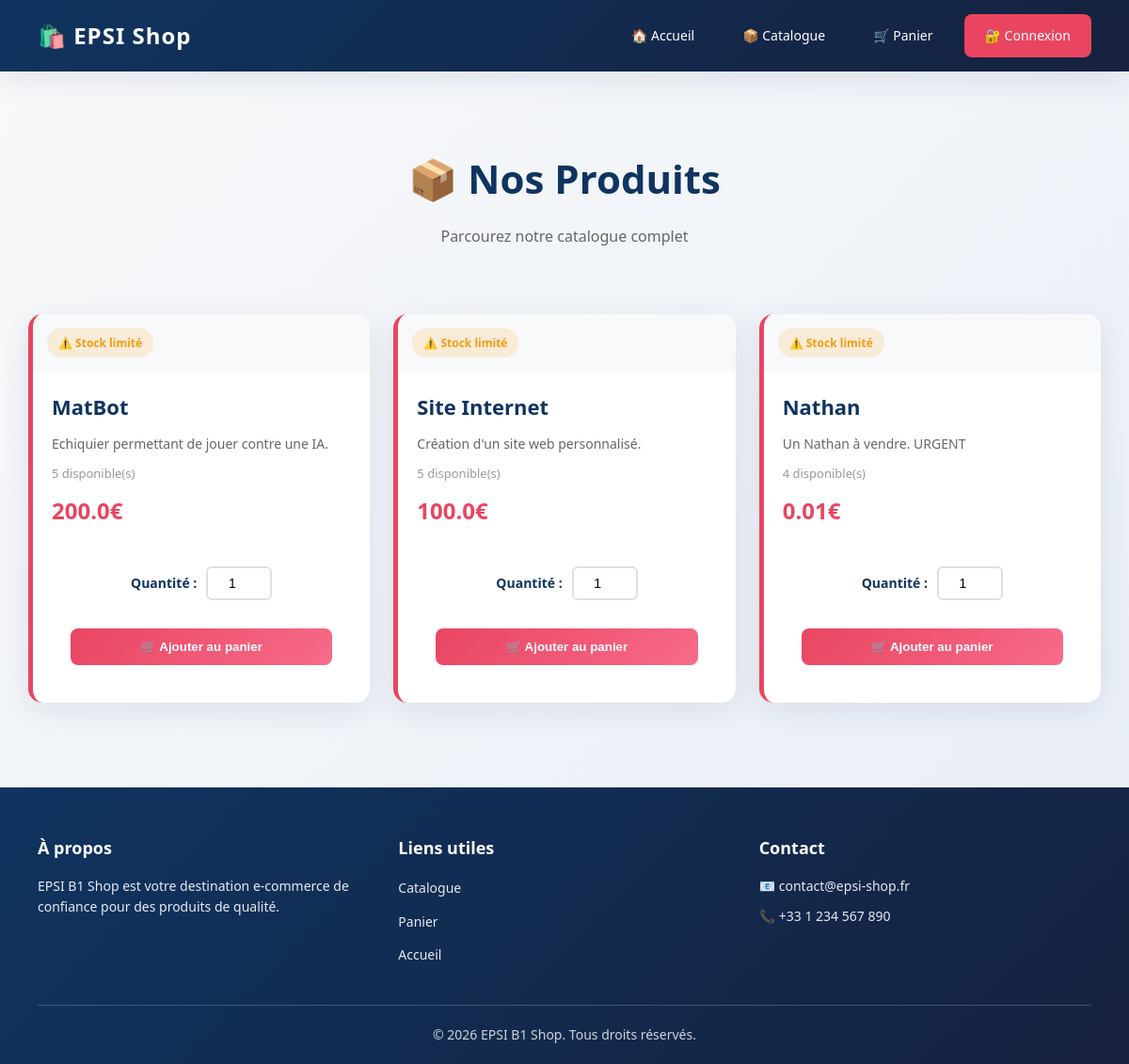
The app's page /catalogue, older data.
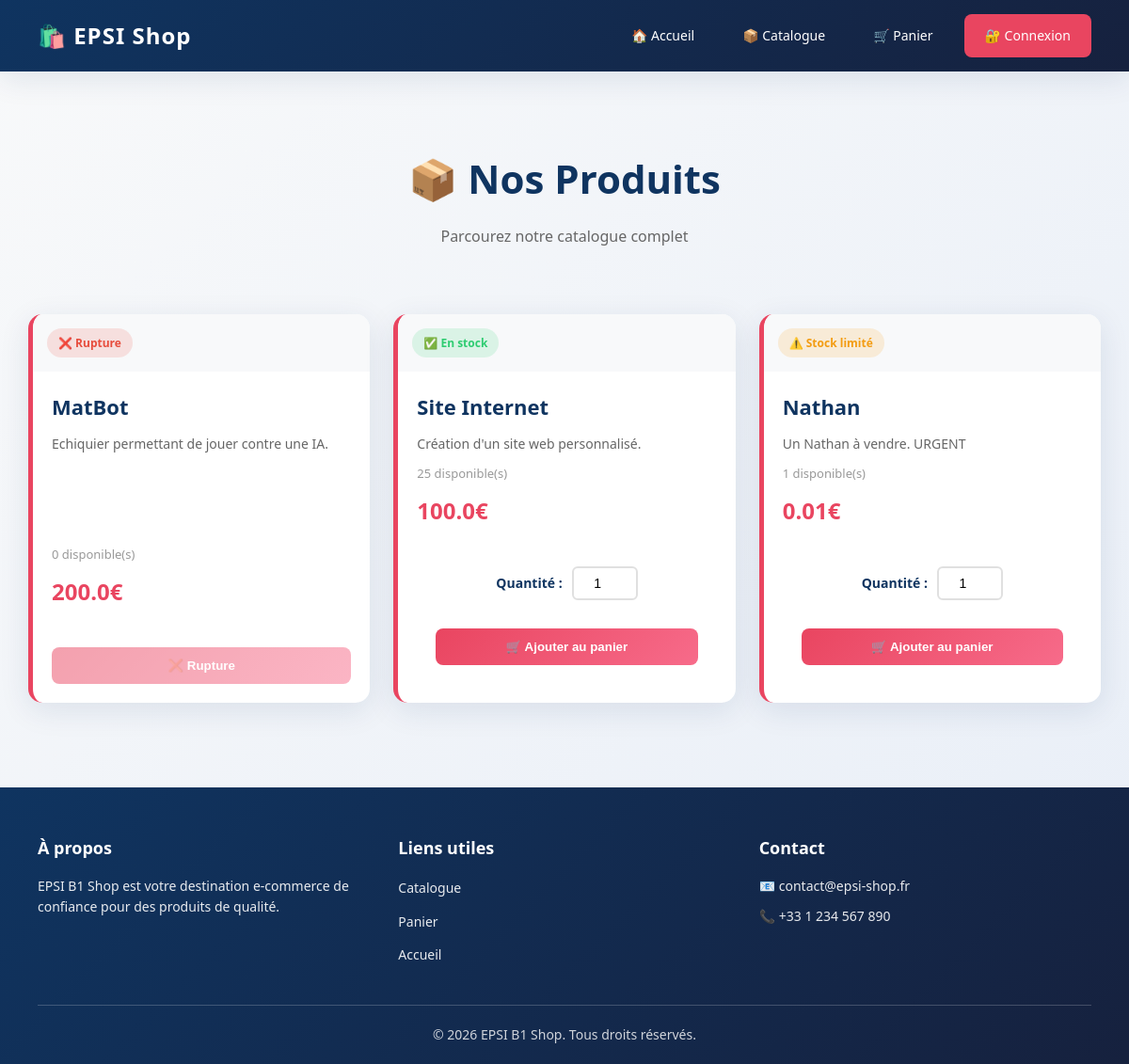
The same page, newer data.
### tables this page shows
CREATE TABLE produits (
                id INTEGER PRIMARY KEY AUTOINCREMENT,
                nom TEXT NOT NULL,
                prix REAL NOT NULL,
                description TEXT,
                categorie TEXT,
                stock INTEGER DEFAULT 10
            );

### app.py (the view)
@app.route('/catalogue')
def catalogue():
    produits = db.get_produits()
    return render_template('catalogue.html', produits=produits)

### database.py (called while the page is built)
    def get_connexion(self):
        conn = sqlite3.connect(self.dbname, timeout=10)
        conn.row_factory = sqlite3.Row
        conn.execute('PRAGMA journal_mode=WAL')
        return conn

    def get_produits(self):
        conn = self.get_connexion()
        try:
            produits = conn.execute('SELECT * FROM produits').fetchall()
        finally:
            conn.close()
        return produits

### templates/catalogue.html
{% extends 'base.html' %}
{% block content %}
<div class="page-header">
    <h1>📦 Nos Produits</h1>
    <p>Parcourez notre catalogue complet</p>
</div>
<div class="products-grid">
    {% for p in produits %}
    <div class="produit-card">
        <a href="/produit/{{ p.id }}" class="product-link">
            <div class="produit-header">
                <span class="stock-badge {% if p.stock > 10 %}in-stock{% elif p.stock > 0 %}low-stock{% else %}out-stock{% endif %}">
                    {% if p.stock > 10 %}
                        ✅ En stock
                    {% elif p.stock > 0 %}
                        ⚠️ Stock limité
                    {% else %}
                        ❌ Rupture
                    {% endif %}
                </span>
            </div>
            <h3>{{ p.nom }}</h3>
            <p class="product-description">{{ p.description }}</p>
            <div class="product-info">
                <span class="stock-info">{{ p.stock }} disponible(s)</span>
            </div>
            <p class="product-price">{{ p.prix }}€</p>
        </a>
        {% if p.stock > 0 %}
        <form method="POST" action="/ajouter_au_panier/{{ p.id }}" class="add-to-cart-form">
            <div class="quantity-selector">
                <label for="qty_{{ p.id }}">Quantité :</label>
                <input type="number" id="qty_{{ p.id }}" name="quantite" min="1" max="{{ p.stock }}" value="1" required>
            </div>
            <button type="submit" class="btn-add-cart">🛒 Ajouter au panier</button>
        </form>
        {% else %}
        <button class="btn-add-cart" disabled>❌ Rupture</button>
        {% endif %}
    </div>
    {% endfor %}
</div>
{% endblock %}

### templates/base.html (shortened to what this page needs)
<!DOCTYPE html>
<html lang="fr">
<head>
    <link rel="stylesheet" href="{{ url_for('static', filename='style.css') }}">
</head>
<body>
    <nav class="navbar">
        <div class="nav-container">
            <div class="nav-brand">
                <a href="/" class="logo">🛍️ EPSI Shop</a>
            </div>
            <div class="nav-menu" id="navMenu">
                <a href="/" class="nav-link">🏠 Accueil</a>
                <a href="/catalogue" class="nav-link">📦 Catalogue</a>
                <a href="/panier" class="nav-link">🛒 Panier</a>
                {% if session.get('user_id') %}
                    <a href="{{ url_for('mes_commandes') }}" class="nav-link">📋 Mes Commandes</a>
                    <a href="{{ url_for('compte') }}" class="nav-link">⚙️ Mon Compte</a>
                    {% if session.get('user_role') == 'admin' %}
                        <a href="{{ url_for('admin') }}" class="nav-link admin-link">🔧 Admin</a>
                    {% endif %}
                    <a href="{{ url_for('deconnexion') }}" class="nav-link logout-link">🚪 Déconnexion</a>
                {% else %}
                    <a href="{{ url_for('login') }}" class="nav-link login-link">🔐 Connexion</a>
                {% endif %}
            </div>
        </div>
    </nav>
    <main class="main-container">
        {% block content %}{% endblock %}
    </main>
    <footer class="footer">
        <div class="footer-content">
            <div class="footer-section">
                <h3>À propos</h3>
                <p>EPSI B1 Shop est votre destination e-commerce de confiance pour des produits de qualité.</p>
            </div>
            <div class="footer-section">
                <h3>Liens utiles</h3>
                <ul>
                    <li><a href="/catalogue">Catalogue</a></li>
                    <li><a href="/panier">Panier</a></li>
                    <li><a href="/">Accueil</a></li>
                </ul>
            </div>
            <div class="footer-section">
                <h3>Contact</h3>
                <p>📧 contact@epsi-shop.fr</p>
                <p>📞 +33 1 234 567 890</p>
            </div>
        </div>
        <div class="footer-bottom">
            <p>&copy; 2026 EPSI B1 Shop. Tous droits réservés.</p>
        </div>
    </footer>
</body>
</html>

Row changes from the older to the newer data that the page shows:
changed produits "MatBot": stock "5" → "0"; quantite "1" → (not shown); stock "⚠️ Stock limité Quantité : 🛒 Ajouter au panier" → "❌ Rupture ❌ Rupture"
changed produits "Site Internet": stock "5" → "25"; stock "⚠️ Stock limité" → "✅ En stock"
changed produits "Nathan": stock "4" → "1"
